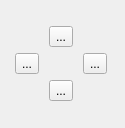
<?xml version="1.0" encoding="UTF-8"?>
<ui version="4.0">
 <class>Docker_mover</class>
 <widget class="QDialog" name="Docker_mover">
  <property name="geometry">
   <rect>
    <x>0</x>
    <y>0</y>
    <width>125</width>
    <height>128</height>
   </rect>
  </property>
  <property name="windowTitle">
   <string>Move</string>
  </property>
  <layout class="QVBoxLayout" name="verticalLayout">
   <item>
    <layout class="QGridLayout" name="gridLayout">
     <item row="0" column="1">
      <widget class="QToolButton" name="btn_up">
       <property name="text">
        <string>...</string>
       </property>
       <property name="icon">
        <iconset resource="../../../../../../../../common/lib/pictures/arrow.qrc">
         <normaloff>:/arrow/arrow-up.png</normaloff>:/arrow/arrow-up.png</iconset>
       </property>
      </widget>
     </item>
     <item row="2" column="1">
      <widget class="QToolButton" name="btn_down">
       <property name="text">
        <string>...</string>
       </property>
       <property name="icon">
        <iconset resource="../../../../../../../../common/lib/pictures/arrow.qrc">
         <normaloff>:/arrow/arrow-down.png</normaloff>:/arrow/arrow-down.png</iconset>
       </property>
      </widget>
     </item>
     <item row="1" column="0">
      <widget class="QToolButton" name="btn_left">
       <property name="text">
        <string>...</string>
       </property>
       <property name="icon">
        <iconset resource="../../../../../../../../common/lib/pictures/arrow.qrc">
         <normaloff>:/arrow/arrow-left.png</normaloff>:/arrow/arrow-left.png</iconset>
       </property>
      </widget>
     </item>
     <item row="1" column="2">
      <widget class="QToolButton" name="btn_right">
       <property name="text">
        <string>...</string>
       </property>
       <property name="icon">
        <iconset resource="../../../../../../../../common/lib/pictures/arrow.qrc">
         <normaloff>:/arrow/arrow-right.png</normaloff>:/arrow/arrow-right.png</iconset>
       </property>
      </widget>
     </item>
    </layout>
   </item>
  </layout>
 </widget>
 <tabstops>
  <tabstop>btn_up</tabstop>
  <tabstop>btn_left</tabstop>
  <tabstop>btn_right</tabstop>
  <tabstop>btn_down</tabstop>
 </tabstops>
 <resources>
  <include location="../../../../../../../../common/lib/pictures/arrow.qrc"/>
 </resources>
 <connections/>
</ui>
